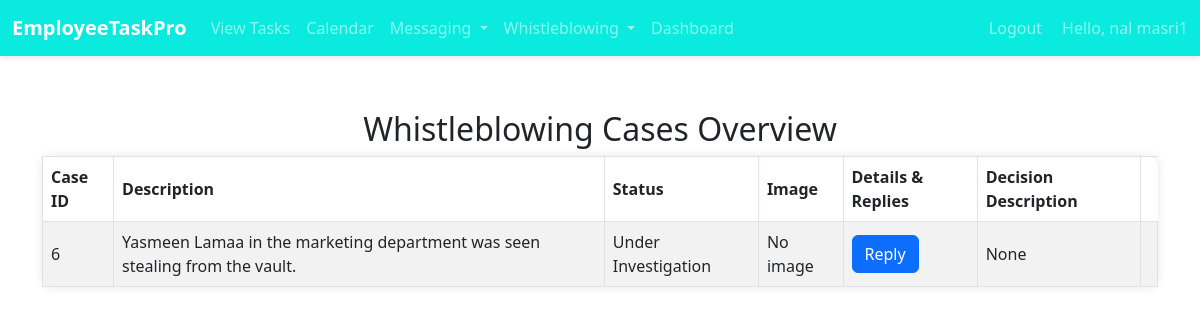
Page /emp/whistleblowing-cases/ (signed in) on the committed database.
### emp/models.py (models this page shows, shortened)
class WhistleblowingCase(models.Model):
    STATUS_CHOICES = [
        ('Submitted', 'Submitted'),
        ('Open', 'Open'),
        ('Pending', 'Pending'),
        ('Under Investigation', 'Under Investigation'),
        ('Closed', 'Closed')
    ]
    involved_employees = models.ManyToManyField(User, related_name='whistleblowing_cases')
    description = models.TextField()
    date_time = models.DateTimeField(auto_now_add=True)
    submitted_by = models.ForeignKey(User, on_delete=models.SET_NULL, null=True, blank=True, related_name='submitted_cases')
    status = models.CharField(max_length=20, choices=STATUS_CHOICES, default='Submitted')
    attachment = models.FileField(upload_to='whistleblowing_attachments/', null=True, blank=True)
    decision_description = models.TextField(null=True, blank=True)

### emp/views.py (the view)
# urls.py: path('whistleblowing-cases/', whistleblowing_cases_overview, name='whistleblowing_cases_overview'),
@login_required
def whistleblowing_cases_overview(request):
    if request.user.groups.filter(name='HR').exists():
        cases = WhistleblowingCase.objects.all()  # HR can see all cases
    else:
        cases = WhistleblowingCase.objects.filter(submitted_by=request.user)  # Others see their own cases
    return render(request, 'emp/whistleblowing_cases_overview.html', {'cases': cases})

### emp/context_processors.py (called while the page is built)
def user_roles(request):
    is_hr_or_manager = request.user.groups.filter(name__in=['HR', 'Manager']).exists()
    is_employee = request.user.groups.filter(name='Employee').exists()
    return {
        'is_hr_or_manager': is_hr_or_manager,
        'is_employee': is_employee,
    }

### templates/emp/whistleblowing_cases_overview.html (shortened to what this page needs)
<!doctype html>
<html lang="en">
<head>
    <link href="https://cdn.jsdelivr.net/npm/bootstrap@5.2.2/dist/css/bootstrap.min.css"
          rel="stylesheet"
>
</head>
<body>
{% include 'emp/navbar.html' %}
<div class="container my-4">
    <h2>Whistleblowing Cases Overview</h2>
    <table class="table table-bordered table-striped">
        <thead>
            <tr>
                <th>Case ID</th>
                <th>Description</th>
                <th>Status</th>
                <th>Image</th>
                <th>Details & Replies</th>
                <th>Decision Description</th>
            </tr>
        </thead>
        <tbody>
            {% for case in cases %}
            <tr>
                <td>{{ case.id }}</td>
                <td>{{ case.description }}</td>
                <td>{{ case.status }}</td>
                <td>
                    {% if case.attachment %}
                        <a href="{{ case.attachment.url }}" target="_blank">
                            <img src="{{ case.attachment.url }}" alt="Attachment">
                        </a>
                    {% else %}
                        No image
                    {% endif %}
                </td>
                <td><a href="{% url 'emp:case_conversation' case.id %}" class="btn btn-primary">Reply</a></td>
                <td>{{ case.decision_description }}</td>
                <td>
                </td>
            </tr>
            {% empty %}
            <tr>
                <td colspan="6" class="text-center">No whistleblowing cases submitted.</td>
            </tr>
            {% endfor %}
        </tbody>
    </table>
</div>
</body>
</html>

### templates/emp/navbar.html (shortened to what this page needs)
{% load static %}
<!DOCTYPE html>
<html lang="en">
<head>
    <link rel="stylesheet" href="{% static 'css/navbar.css' %}">
    <link href="https://cdn.jsdelivr.net/npm/bootstrap@5.3.0/dist/css/bootstrap.min.css" rel="stylesheet">
    <link rel="stylesheet" href="https://cdnjs.cloudflare.com/ajax/libs/font-awesome/5.15.4/css/all.min.css" />
</head>
<body>
    <nav class="navbar navbar-expand-lg navbar-dark" style="background-color: #0aeade;">
        <div class="container-fluid">
            <a class="navbar-brand" href="/emp/emp-dashboard/">EmployeeTaskPro</a>
            <div class="collapse navbar-collapse" id="navbarSupportedContent">
                <ul class="navbar-nav me-auto mb-2 mb-lg-0">
                    {% if is_employee %}
                    <li class="nav-item">
                        <a class="nav-link" href="/emp/my-tasks/">View Tasks</a>
                    </li>
                    <li class="nav-item">
                        <a class="nav-link" href="/emp/calendar/">Calendar</a>
                    </li>
                    {% endif %}
                    <li class="nav-item dropdown">
                        <a class="nav-link dropdown-toggle" href="#" id="navbarDropdownMessaging" role="button" data-bs-toggle="dropdown" aria-expanded="false">
                            Messaging
                        </a>
                    </li>
                    {% if request.user.is_authenticated %}
                    <li class="nav-item dropdown">
                        <a class="nav-link dropdown-toggle" href="#" id="navbarDropdownWhistleblowing" role="button" data-bs-toggle="dropdown" aria-expanded="false">
                            Whistleblowing
                        </a>
                    </li>
                    {% endif %}
                    <li class="nav-item">
                        <a class="nav-link" href="/emp/emp-dashboard/">Dashboard</a>
                    </li>
                </ul>
                <ul class="navbar-nav ms-auto mb-2 mb-lg-0">
                    {% if request.user.is_authenticated %}
                    <li class="nav-item">
                        <form action="{% url 'logout' %}" method="post">
                            <button type="submit" class="btn btn-link nav-link" style="padding: 0; border: none; background: none; margin-right: 20px;">Logout</button>
                        </form>
                    </li>
                    {% else %}
                    <li class="nav-item">
                        <a class="nav-link" href="{% url 'emp:custom_login' %}">Login</a>
                    </li>
                    {% endif %}
                    <li class="nav-item">
                        <span class="navbar-text mr-3">
                        Hello, {{ request.user.username }}
                        </span>
                    </li>
                </ul>
            </div>
        </div>
    </nav>
</body>
</html>

### static/css/navbar.css (style rules this page uses)
body { font-family: 'Arial', sans-serif; margin: 0; padding: 0; background: #f4f4f4; }
.navbar { box-shadow: 0 2px 5px rgba(0,0,0,0.1); font-size: 16px; }
.navbar-brand { font-weight: bold; }
.nav-link { transition: color 0.3s; }
.btn-link { transition: color 0.3s; }

### templates/emp/whistleblowing_cases_overview.html (style rules this page uses)
body { background-color: #f8f9fa; font-family: Arial, sans-serif; }
.container { max-width: 1000px; margin: auto; padding: 30px; }
h2 { text-align: center; margin-bottom: 30px; color: #333; }
.table { background-color: #fff; border-radius: 10px; box-shadow: 0px 0px 10px rgba(0, 0, 0, 0.1); }
.table th, .table td { vertical-align: middle; }
.table th { background-color: #f8f9fa; color: #333; }
.table td { background-color: #ffffff; color: #555; }
.btn-primary { padding: 6px 12px; font-size: 14px; line-height: 1.42857143; border-radius: 4px; color: #fff; background-color: #337ab7; border-color: #2e6da4; }

### rows in the picture
WhistleblowingCase: id "6", description "Yasmeen Lamaa in the marketing department was seen stealing from the vault.", status "Under Investigation", attachment "No image", decision_description "None"

### other values in the picture
{{ request.user.username }} "nal masri1"
